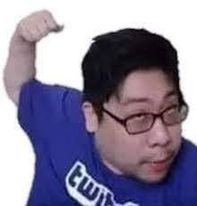
#> input picture AI程式設計/cv2_test/1.png, 197 x 206 px
$ python cv2_showimg.py
#> lines starting #> are read from the running program, lines starting #| are printed output that depends on the picture
# get image
import cv2
# import image
img = cv2.imread("1.png", cv2.IMREAD_GRAYSCALE)
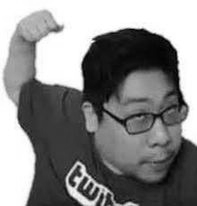
#> img: shape (206, 197); min 0, max 255, mean 135.2

normalized_image = img.astype('float32') / 255.0

# show image
cv2.imshow("windows",normalized_image)
cv2.waitKey(0)
cv2.destroyWindow("windows" )
